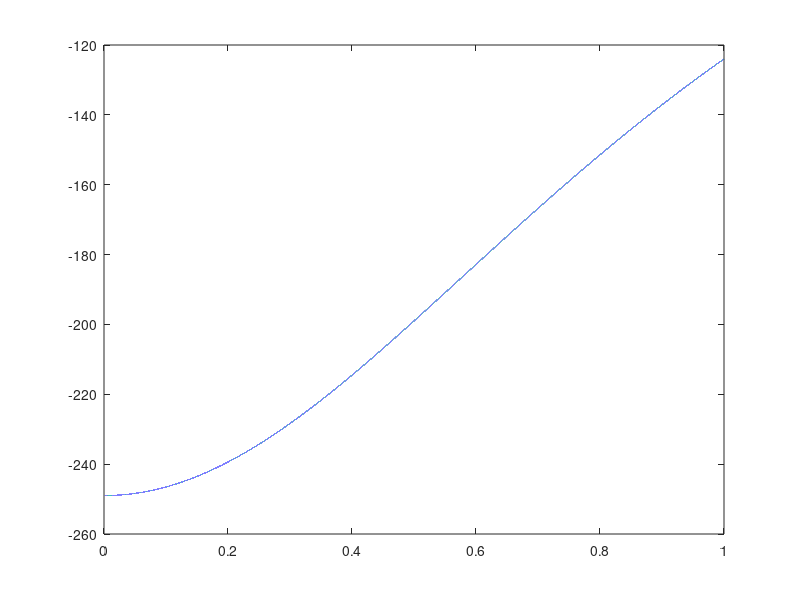

Source code (MATLAB):
clc;clear all;
fi=fopen('Permeability.txt');
l=fgetl(fi);
in=1;
while ischar(l)
%for kj=1:81
    %%disp(l);
    text{in}=l;
    data{in}=sscanf(text{in},'%f %f');
    f(in)=(data{in}(1));
    eps(in)=data{in}(2);
    
    l=fgetl(fi);
    in=in+1;
end

epsr=0.9999;
a0=1e-1;%0.1mm
c0=2.99792458e8;%Speed of Light (m/s)
f0=c0/a0;%3000GHz
t0=1/f0;%0.33e-12 (s)
mu0=4*pi*(1e-7);% (H/m)
eps0=8.854187817e-12;% (F/m)

% loglog(f,eps);
% grid('off')
% xlabel('Frequency (Hz)')
% ylabel('Relative Permeability \mu_r')
% axis([7e7 1e10 0.1 1e4])

f0=0.5;sigma=1000;gamma=1;mu0=1;ind=1;
f=1e-5:1e-5:1
mur=mu0+(sigma.*f0.*f0)./(-f.*f-1i*gamma*f);
plot(f,real(mur));
